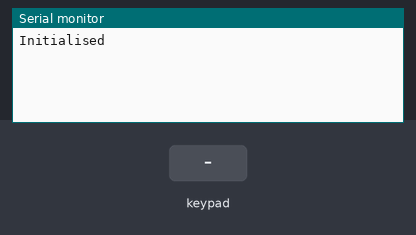
This sketch was run on a simulated Arduino Uno, built with avr-gcc and run on an emulated ATmega328P. On the bench: the last lines printed to the serial monitor. The test bench sets the inputs (shaded band).

Above: at 1.2 s.
1.3 s: key '1' pressed
At 2.2 s:
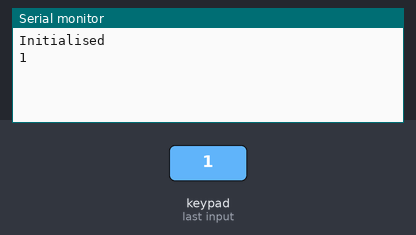
2.8 s: keypad keys 0 1 2 3 # pressed 0.4 s apart
At 5.7 s:
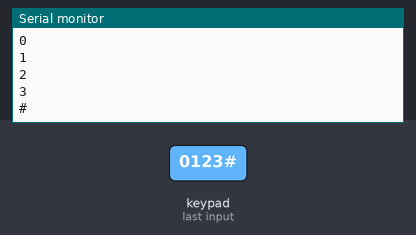
6.3 s: key 'A' pressed
At 7.4 s:
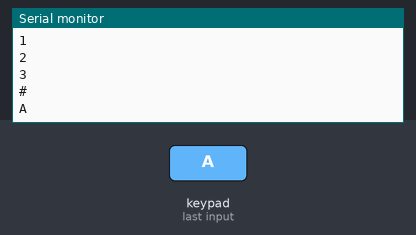
7.8 s: keypad keys 0 1 2 3 * pressed 0.4 s apart
At 9.7 s:
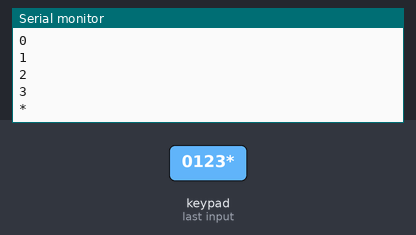
11.3 s: key 'B' pressed
At 12.3 s:
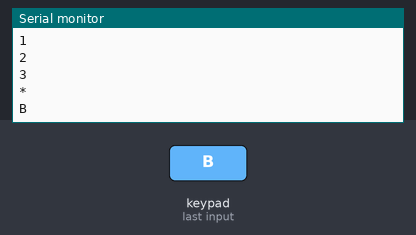
12.8 s: keypad keys 0 1 2 3 D pressed 0.4 s apart
At 15.7 s:
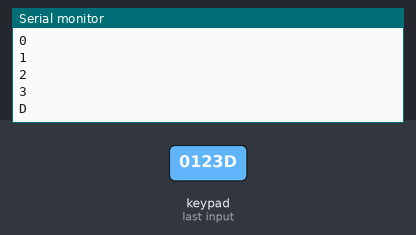
Timing chart, 0 to 17.2 s (numbered marks = the images above; inputs shaded):
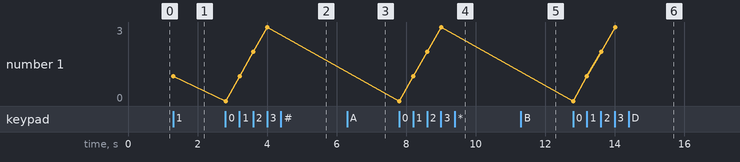

The sketch:

Keypad-MC17-4x4.ino
```cpp
/* @file HelloKeypad.pde
|| @version 1.0
|| @author Alexander Brevig
|| @contact alexanderbrevig@gmail.com
||
|| @description
|| | Demonstrates the simplest use of the matrix Keypad library.
|| #
   Modified for Keypad_MCP G. D. (Joe) Young July 29/12
   Modified for Keypad_MC16 G. D. (Joe) Young Jan 26/13
   Modified for Keypad_MC17 G. D. (Joe) Young May 18/14
*/
#include <Keypad_MC17.h>
#include <Wire.h>
#include <Keypad.h>

#define I2CADDR 0x20

const byte ROWS = 4; // four rows
const byte COLS = 4; // four columns
const char keys[ROWS][COLS] = {
  {'1', '2', '3', 'A'},
  {'4', '5', '6', 'B'},
  {'7', '8', '9', 'C'},
  {'*', '0', '#', 'D'}
};

byte rowPins[ROWS] = { 0, 1, 2, 3 };  // Connect to the row pinouts of the keypad
byte colPins[COLS] = { 4, 5, 6, 7 };  // Connect to the column pinouts of the keypad

Keypad_MC17 keypad( makeKeymap(keys), rowPins, colPins, ROWS, COLS, I2CADDR );

//char str[128] = "";

void setup(){
  keypad.begin();
  Serial.begin(9600);

  Serial.println("Initialised");
}

void loop() {
  char key = keypad.getKey();

  if(key != NO_KEY) {
//    strcat(str, key);
    Serial.println(key);
  }
}
```

Measured:
- after the input at 1.3 s, the serial monitor: prints a new line at once (image 1)
- after the input at 2.8 s, the serial monitor: prints a new line at once (image 2)
- after the input at 6.3 s, the serial monitor: prints a new line at once (image 3)
- after the input at 7.8 s, the serial monitor: prints a new line at once (image 4)
- after the input at 11.3 s, the serial monitor: prints a new line at once (image 5)
- after the input at 12.8 s, the serial monitor: prints a new line at once (image 6)
- plotted number 1: 1 → 3 after the input at 2.8 s
